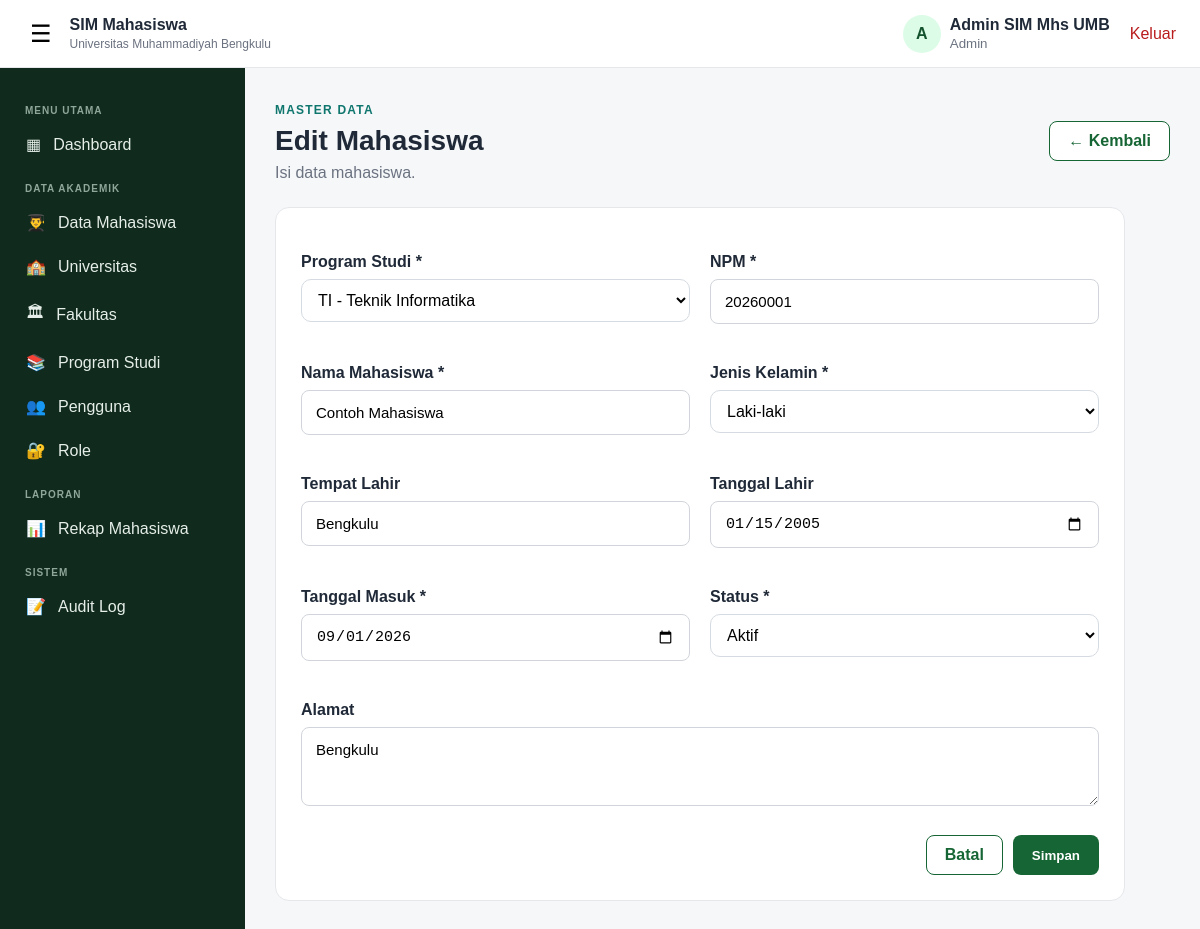
The app's page /mahasiswa_form.php?id=1 (signed in) with its own data.
### tables this page shows
CREATE TABLE `mahasiswa` (
  `id_mahasiswa` bigint(20) UNSIGNED NOT NULL,
  `id_pengguna` bigint(20) UNSIGNED DEFAULT NULL,
  `id_program_studi` bigint(20) UNSIGNED NOT NULL,
  `npm` varchar(30) NOT NULL,
  `nama_mahasiswa` varchar(200) NOT NULL,
  `jenis_kelamin` enum('L','P') NOT NULL,
  `tempat_lahir` varchar(100) DEFAULT NULL,
  `tanggal_lahir` date DEFAULT NULL,
  `tanggal_masuk` date NOT NULL,
  `alamat` text DEFAULT NULL,
  `status_mahasiswa` enum('Aktif','Cuti','Lulus','Mengundurkan Diri','Drop Out','Tidak Aktif') NOT NULL DEFAULT 'Aktif',
  `created_at` timestamp NOT NULL DEFAULT current_timestamp(),
  `updated_at` timestamp NOT NULL DEFAULT current_timestamp() ON UPDATE current_timestamp()
);

### mahasiswa_form.php (the view, shortened to what this page needs)
<?php
require_once 'koneksi.php';
require_once 'layout.php';
$operator = $_SESSION['kode_role'] === 'OPERATOR_PRODI';
$prodi_sesi = (int)($_SESSION['id_program_studi'] ?? 0);
$STATUS = ['Aktif','Cuti','Lulus','Mengundurkan Diri','Drop Out','Tidak Aktif'];
$id = filter_input(INPUT_GET, 'id', FILTER_VALIDATE_INT) ?: filter_input(INPUT_POST, 'id', FILTER_VALIDATE_INT) ?: 0;
$edit = $id > 0;
$F = ['id_program_studi','npm','nama_mahasiswa','jenis_kelamin','tempat_lahir','tanggal_lahir','tanggal_masuk','alamat','status_mahasiswa'];
$d = array_fill_keys($F, ''); $d['status_mahasiswa'] = 'Aktif'; $d['tanggal_masuk'] = date('Y-m-d');
if ($edit && $_SERVER['REQUEST_METHOD'] !== 'POST') {
    $r = db_all($koneksi, "SELECT " . implode(',', $F) . " FROM mahasiswa WHERE id_mahasiswa = ?" . ($operator ? " AND id_program_studi = ?" : ""),
        $operator ? "ii" : "i", $operator ? [$id, $prodi_sesi] : [$id]);
    $d = array_map(fn($v) => $v ?? '', $r[0]);
}
$prodi = db_all($koneksi, "SELECT id_program_studi, kode_program_studi, nama_program_studi FROM program_studi" . ($operator ? " WHERE id_program_studi = ?" : "") . " ORDER BY kode_program_studi", $operator ? "i" : "", $operator ? [$prodi_sesi] : []);
if ($error) { echo '<div class="alert alert-danger">' . e($error) . '</div>'; } ?>
    <div class="dashboard-panel form-panel">
        <form method="post">
            <div class="form-grid">
                <div class="form-group"><label>Program Studi *</label>
                    <select name="id_program_studi" required><?= options($prodi, 'id_program_studi', fn($r) => $r['kode_program_studi'] . ' - ' . $r['nama_program_studi'], $d['id_program_studi'], '-- Pilih Program Studi --') ?></select></div>
                <div class="form-group"><label>NPM *</label><input type="text" name="npm" maxlength="30" required value="<?= e($d['npm']) ?>"></div>
                <div class="form-group"><label>Nama Mahasiswa *</label><input type="text" name="nama_mahasiswa" maxlength="200" required value="<?= e($d['nama_mahasiswa']) ?>"></div>
                <div class="form-group"><label>Jenis Kelamin *</label>
                    <select name="jenis_kelamin" required><option value="L" <?= $d['jenis_kelamin'] === 'L' ? 'selected' : '' ?>>Laki-laki</option></select></div>
                <div class="form-group"><label>Tempat Lahir</label><input type="text" name="tempat_lahir" maxlength="100" value="<?= e($d['tempat_lahir']) ?>"></div>
                <div class="form-group"><label>Tanggal Lahir</label><input type="date" name="tanggal_lahir" value="<?= e($d['tanggal_lahir']) ?>"></div>
                <div class="form-group"><label>Tanggal Masuk *</label><input type="date" name="tanggal_masuk" required value="<?= e($d['tanggal_masuk']) ?>"></div>
                <div class="form-group"><label>Status *</label>
                    <select name="status_mahasiswa"><?php foreach ($STATUS as $s): ?><option <?= $d['status_mahasiswa'] === $s ? 'selected' : '' ?>><?= $s ?></option><?php endforeach; ?></select></div>
            </div>
            <div class="form-group"><label>Alamat</label><textarea name="alamat" rows="3"><?= e($d['alamat']) ?></textarea></div>
            <div class="form-actions"><a href="mahasiswa.php" class="btn btn-outline">Batal</a><button type="submit" class="btn btn-primary">Simpan</button></div>
        </form>
    </div>

### style.css (style rules this page uses)
* { box-sizing: border-box; }
:root { --primary: #166534; --primary-dark: #14532d; --secondary: #0f766e; --text: #1f2937; --muted: #6b7280; --border: #e5e7eb; --bg: #f5f7f9; --white: #ffffff; --danger: #b91c1c; --sidebar: #102a1d; }
body { margin: 0; font-family: Arial, Helvetica, sans-serif; color: var(--text); background: var(--bg); }
a { text-decoration: none; color: inherit; }
.btn { display: inline-flex; align-items: center; justify-content: center; border: 1px solid transparent; border-radius: 8px; padding: 10px 18px; font-weight: 600; cursor: pointer; }
.btn-primary { background: var(--primary); color: #fff; }
.btn-outline { border-color: var(--primary); color: var(--primary); background: #fff; }
.form-group { margin: 20px 0; }
.form-group label { display: block; font-weight: 600; margin-bottom: 8px; }
.form-group input { width: 100%; padding: 13px 14px; border: 1px solid #d1d5db; border-radius: 8px; font-size: 15px; }
.app-body { min-height: 100vh; }
.dashboard-panel { background: #fff; border: 1px solid var(--border); border-radius: 14px; margin-top: 25px; }
.form-panel { padding: 25px; max-width: 850px; }
.form-group textarea { width: 100%; padding: 13px 14px; border: 1px solid #d1d5db; border-radius: 8px; font-family: inherit; font-size: 15px; resize: vertical; }
.form-actions { display: flex; justify-content: flex-end; gap: 10px; margin-top: 25px; }
.form-grid { display: grid; grid-template-columns: repeat(2, 1fr); gap: 0 20px; }
.form-panel select { width: 100%; padding: 11px 12px; border: 1px solid #d5dbe1; border-radius: 10px; background: #fff; font: inherit; }

### records on screen
mahasiswa: npm "20260001", nama_mahasiswa "Contoh Mahasiswa", jenis_kelamin "Laki-laki", tempat_lahir "Bengkulu", tanggal_lahir "01/15/2005", tanggal_masuk "09/01/2026", status_mahasiswa "Aktif", alamat "Bengkulu"

### other values on screen
substr($namaPengguna, 0, 1) "A"
$namaPengguna "Admin SIM Mhs UMB"
$namaRole "Admin"
$eyebrow "MASTER DATA"
$h1 "Edit Mahasiswa"
$sub "Isi data mahasiswa."
form field id_program_studi "TI - Teknik Informatika"
